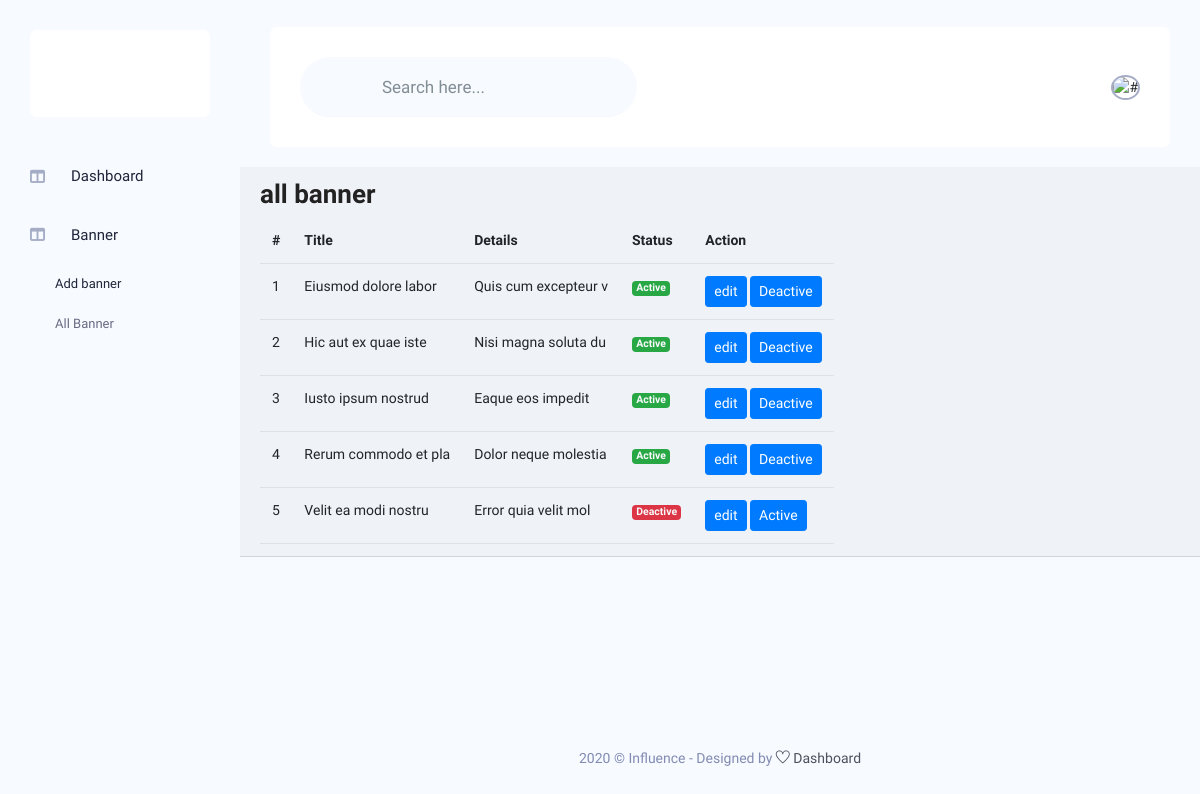
Page /dashboard/all_banner.php on the committed database.
### tables this page shows
CREATE TABLE `banner_post` (
  `id` int(11) NOT NULL,
  `title` varchar(50) NOT NULL,
  `details` longtext NOT NULL,
  `buttton_txt` varchar(200) NOT NULL,
  `button_link` varchar(200) NOT NULL,
  `status` int(2) NOT NULL DEFAULT 0
);

### dashboard/all_banner.php (the view)
<?php
include_once './include/header.php';
require_once '../env.php';
$select ="SELECT * FROM banner_post";
$query = mysqli_query($connect, $select);
$featch = mysqli_fetch_all($query,1);
?>
<div class="card-header">
    <h3>all banner</h3>
    <table class="table table-responsive m-auto">
        <tr>
            <th>#</th>
            <th>Title</th>
            <th>Details</th>
            <th>Status</th>
            <th>Action</th>
        </tr>
        <?php
        foreach($featch as $key=>$data){
        ?>
        <tr>
            <td><?= ++$key?></td>
            <td><?= $data['title']?></td>
            <td><?= $data['details']?></td>
            <td>
                <span class="badge text-light <?=$data['status']==0?'bg-success': 'bg-danger'?>">
                <?= $data['status']==0?'Active':'Deactive'?>
                </span>
            </td>
            <td>
                <a href="#" class="btn btn-sm btn-primary "> edit</a>
                <a href="./controller/banner_status.php ?id<?=$data['id']?>" class="btn btn-sm btn-primary ">
                    <?= $data['status']==0?'Deactive':'Active'?>
                </a>
            </td>
        </tr>
        <?php
        }
        ?>
    </table>
</div>
<?php
include_once './include/footer.php';
?>

### dashboard/include/header.php (shortened to what this page needs)
<!DOCTYPE html>
<html lang="zxx">
<head>
    <link href="https://cdn.jsdelivr.net/npm/bootstrap@5.0.2/dist/css/bootstrap.min.css" rel="stylesheet">
    <link rel="stylesheet" href="css/bootstrap.min.css" />
    <link rel="stylesheet" href="css/themify-icons.css" />
    <link rel="stylesheet" href="css/select2.min.css" />
    <link rel="stylesheet" href="css/nice-select.css" />
    <link rel="stylesheet" href="css/gijgo.min.css" />
    <link rel="stylesheet" href="css/all.min.css" />
    <link rel="stylesheet" href="css/tagsinput.css" />
    <link rel="stylesheet" href="https://cdnjs.cloudflare.com/ajax/libs/font-awesome/6.0.0-beta3/css/all.min.css" />
    <link rel="stylesheet" href="css/summernote-bs4.css" />
    <link rel="stylesheet" href="css/morris.css">
    <link rel="stylesheet" href="css/material-icons.css" />
    <link rel="stylesheet" href="css/metisMenu.css">
    <link rel="stylesheet" href="css/style.css" />
</head>
<body class="crm_body_bg">
<nav class="sidebar">
    <div class="logo d-flex justify-content-between">
    </div>
    <ul id="sidebar_menu">
        <li class="mm-active">
          <a  href="#"  aria-expanded="false">
          <i class="fas fa-columns"></i>
            <span>Dashboard</span>
          </a>
        </li>
        <li class="mm-active">
          <a  href="#"  aria-expanded="false">
          <i class="fas fa-columns"></i>
            <span>Banner</span>
          </a>
          <ul>
            <li><a class="active" href="./add_banner.php">Add banner</a></li>
            <li><a href="./all_banner.php">All Banner</a></li>
          </ul>
        </li>
      </ul>
</nav>
<section class="main_content dashboard_part">
    <div class="container-fluid no-gutters">
        <div class="row">
            <div class="col-lg-12 p-0">
                <div class="header_iner d-flex justify-content-between align-items-center">
                    <div class="serach_field-area">
                            <div class="search_inner">
                                <form action="#">
                                    <div class="search_field">
                                        <input type="text" placeholder="Search here..." >
                                    </div>
                                    <button type="submit"> <img src="img/icon/icon_search.svg" alt=""> </button>
                                </form>
                            </div>
                        </div>
                    <div class="header_right d-flex justify-content-between align-items-center">
                        <div class="header_notification_warp d-flex align-items-center">
                            <li>
                            </li>
                        </div>
                        <div class="profile_info">
                            <img src="img/client_img.png" alt="#">
                        </div>
                    </div>
                </div>
            </div>
        </div>
    </div>

### dashboard/include/footer.php (shortened to what this page needs)
<div class="footer_part">
    <div class="container">
        <div class="row">
            <div class="col-lg-12">
                <div class="footer_iner text-center">
                    <p>2020 © Influence - Designed by <a href="#"> <i class="ti-heart"></i> </a><a href="#"> Dashboard</a></p>
                </div>
            </div>
        </div>
    </div>
</div>
</section>
</body>
</html>

### rows in the picture
banner_post: title "Eiusmod dolore labor", details "Quis cum excepteur v", status "Active"
banner_post: title "Hic aut ex quae iste", details "Nisi magna soluta du", status "Active"
banner_post: title "Iusto ipsum nostrud", details "Eaque eos impedit", status "Active"
banner_post: title "Rerum commodo et pla", details "Dolor neque molestia", status "Active"
banner_post: title "Velit ea modi nostru", details "Error quia velit mol", status "Deactive"
